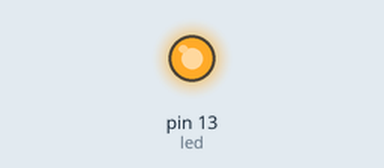
Bench run of a sketch on a simulated Arduino Uno, built with avr-gcc and run on an emulated ATmega328P. On the bench: output pins drawn as LEDs (lit = HIGH). Sleep ends after the set time or at an interrupt; what the sketch prints to the serial monitor is not drawn.

Above: at 5.1 s.
At 13.2 s:
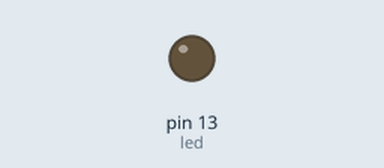
Timing chart, 0 to 22.4 s (numbered marks = the images above):
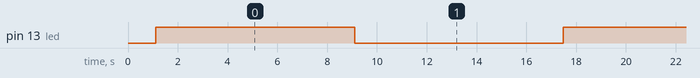

The sketch:

Sender.ino
```cpp
// SENDER
#include <CmdMessenger.h>
#include <avr/sleep.h>
#include <avr/wdt.h>
#define sleepTime  1                       //number of 8 second sleep cycles

volatile byte wdt=0;                       //used to cound number of sleep cycles

String nodeLum = "\"Luminosity\"";
int analogValueLuminosity;
int led = 13;

String message;
int nodeId = 1;
int Sync_Coordinator = 5000;

char field_separator = '-';
char command_separator = ';';
CmdMessenger cmdMessenger = CmdMessenger(Serial, field_separator, command_separator);


// Commands we send from the Arduino to be received on the PC
enum
{
  kACK              = 1,
  kDATAREQUEST      = 2,
  kDATAANSWER       = 3,
  kSLEEPREQUEST     = 4,
  kNOTIFYAWAKE      = 5,
  kSEND_CMDS_END,
};

void DataRequestCallback()
{
    analogValueLuminosity = analogRead(1);

    char charBuf[350];

    message = formatdata(nodeId, analogValueLuminosity, nodeLum);
    message.toCharArray(charBuf, 350);
    cmdMessenger.sendCmd(kDATAANSWER, charBuf);
    delay(Sync_Coordinator);
}

void NotifyAwakeRequest()
{
    cmdMessenger.sendCmd(kNOTIFYAWAKE, "Node 1 awaked");
}

// ------------------ D E F A U L T  C A L L B A C K S -----------------------
void hello_end_device()
{
  cmdMessenger.sendCmd(kACK, "Hello from node 1");
    delay(100);
}

void unknownCmd()
{
  //nothing
}


void setup()
{
  pinMode(led, OUTPUT);
  Serial.begin(9600);


  cmdMessenger.discard_LF_CR(); // Useful if your terminal appends CR/LF, and you wish to remove them
  cmdMessenger.print_LF_CR();   // Make output more readable whilst debugging in Arduino Serial Monitor

  // Attach default / generic callback methods
  cmdMessenger.attach(unknownCmd);
  cmdMessenger.attach(kDATAREQUEST, DataRequestCallback);


  hello_end_device();

  delay(1000);

  Serial.begin(9600);

  setup_watchdog();                        // set prescaller and enable interrupt
  set_sleep_mode(SLEEP_MODE_PWR_DOWN);     // sleep mode is set here Power Down uses the least current
                                           // system clock is turned off, so millis won't be reliable!
  delay(10);
}

void loop()
{
  digitalWrite(led, HIGH); //turn led on while awake
  delay(3000);
  NotifyAwakeRequest();
  delay(Sync_Coordinator);
  cmdMessenger.feedinSerialData();
  system_sleep();

}

String formatdata(int id, int value, String nodeType)
{
    return String("{ \"nodeId\":" +  String(nodeId) + ", \"type\":" +  nodeType +  ", \"value\":" + String(value) + " }");
}

void system_sleep() {
  digitalWrite(led, LOW); //turn led on while awake
  ADCSRA |= (0<<ADEN);                     // disable ADC
  sleep_enable();                          // enable sleeping
  sleep_mode();                            // activate system sleep
  // sleeping ...
  // first action after leaving WDT Interrupt Vector:
  if (wdt > sleepTime) {                  // sleep for this number times 8 seconds
    sleep_disable();                       // disable sleep
    ADCSRA |= (1<<ADEN);                   // switch ADC on
    wdt = 0;                               // reset watchdog counter
    }else{
    system_sleep();                        // go back to sleep until it's time
  }
}

void setup_watchdog() {
cli(); //disable global interrupts
  MCUSR = 0x00;  //clear all reset flags
  //set WD_ChangeEnable and WD_resetEnable to alter the register
  WDTCSR |= (1<<WDCE) | (1<<WDE);   // this is a timed sequence to protect WDTCSR
  // set new watchdog timeout value to 1024K cycles (~8.0 sec)
  WDTCSR = (1<<WDP3) | (1<<WDP0);
  //enable watchdog interrupt
  WDTCSR |= (1<<WDIE);
sei(); //enable global interrupts
}

// Watchdog Interrupt Service Routine.
// Very first thing after sleep wakes with WDT Interrupt
ISR(WDT_vect) {
  wdt++;  // increment the watchdog timer
}
```

Measured:
- by itself, pin 13 (led): alternates HIGH for 8.0 s and LOW for 8.4 s
